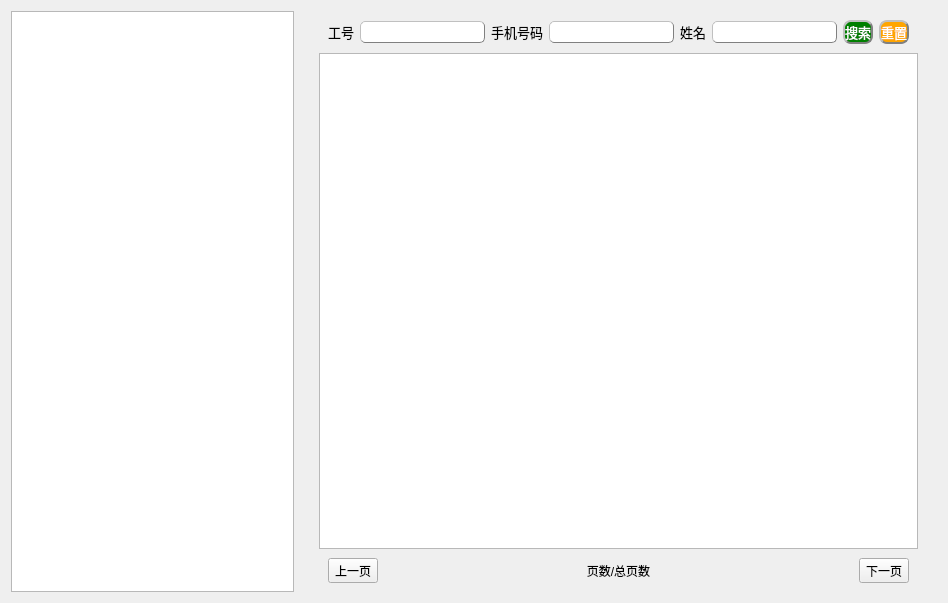
<?xml version="1.0" encoding="UTF-8"?>
<ui version="4.0">
 <class>Form</class>
 <widget class="QWidget" name="Form">
  <property name="geometry">
   <rect>
    <x>0</x>
    <y>0</y>
    <width>948</width>
    <height>603</height>
   </rect>
  </property>
  <property name="windowTitle">
   <string>Form</string>
  </property>
  <layout class="QGridLayout" name="gridLayout_3">
   <item row="0" column="0">
    <layout class="QHBoxLayout" name="horizontalLayout">
     <item>
      <widget class="QTreeView" name="treeView"/>
     </item>
     <item>
      <widget class="QWidget" name="widget" native="true">
       <layout class="QGridLayout" name="gridLayout_2">
        <property name="topMargin">
         <number>0</number>
        </property>
        <property name="bottomMargin">
         <number>0</number>
        </property>
        <item row="0" column="0">
         <layout class="QVBoxLayout" name="verticalLayout">
          <property name="spacing">
           <number>0</number>
          </property>
          <property name="leftMargin">
           <number>10</number>
          </property>
          <property name="topMargin">
           <number>0</number>
          </property>
          <property name="rightMargin">
           <number>10</number>
          </property>
          <property name="bottomMargin">
           <number>0</number>
          </property>
          <item>
           <widget class="QWidget" name="widget_2" native="true">
            <property name="sizePolicy">
             <sizepolicy hsizetype="Fixed" vsizetype="Fixed">
              <horstretch>0</horstretch>
              <verstretch>0</verstretch>
             </sizepolicy>
            </property>
            <property name="font">
             <font>
              <family>黑体</family>
              <pointsize>10</pointsize>
             </font>
            </property>
            <layout class="QGridLayout" name="gridLayout">
             <item row="3" column="5">
              <widget class="QLineEdit" name="lineEdit">
               <property name="sizePolicy">
                <sizepolicy hsizetype="Fixed" vsizetype="Fixed">
                 <horstretch>0</horstretch>
                 <verstretch>0</verstretch>
                </sizepolicy>
               </property>
               <property name="font">
                <font>
                 <family>黑体</family>
                 <pointsize>10</pointsize>
                </font>
               </property>
               <property name="styleSheet">
                <string notr="true">QLineEdit{
	border-radius:5px;
	border:1px groove gray;	
	border-style:outset;
}</string>
               </property>
              </widget>
             </item>
             <item row="3" column="2">
              <widget class="QLabel" name="label_3">
               <property name="text">
                <string>工号</string>
               </property>
              </widget>
             </item>
             <item row="3" column="4">
              <widget class="QLabel" name="label">
               <property name="sizePolicy">
                <sizepolicy hsizetype="Fixed" vsizetype="Fixed">
                 <horstretch>0</horstretch>
                 <verstretch>0</verstretch>
                </sizepolicy>
               </property>
               <property name="text">
                <string>手机号码</string>
               </property>
              </widget>
             </item>
             <item row="3" column="7">
              <widget class="QLineEdit" name="lineEdit_3">
               <property name="styleSheet">
                <string notr="true">QLineEdit{
	border-radius:5px;
	border:1px groove gray;	
	border-style:outset;
}</string>
               </property>
              </widget>
             </item>
             <item row="3" column="6">
              <widget class="QLabel" name="label_5">
               <property name="text">
                <string>姓名</string>
               </property>
              </widget>
             </item>
             <item row="3" column="8">
              <widget class="QPushButton" name="pushButton">
               <property name="font">
                <font>
                 <family>黑体</family>
                 <pointsize>10</pointsize>
                </font>
               </property>
               <property name="styleSheet">
                <string notr="true">QPushButton{
	background-color:green;
	color:white;
	border-radius:8px;
	border:2px groove gray;
	border-style:outset;
}</string>
               </property>
               <property name="text">
                <string>搜索</string>
               </property>
               <property name="checkable">
                <bool>true</bool>
               </property>
              </widget>
             </item>
             <item row="3" column="3">
              <widget class="QLineEdit" name="lineEdit_2">
               <property name="sizePolicy">
                <sizepolicy hsizetype="Expanding" vsizetype="Fixed">
                 <horstretch>0</horstretch>
                 <verstretch>0</verstretch>
                </sizepolicy>
               </property>
               <property name="styleSheet">
                <string notr="true">QLineEdit{
	border-radius:5px;
	border:1px groove gray;	
	border-style:outset;
}</string>
               </property>
              </widget>
             </item>
             <item row="3" column="9">
              <widget class="QPushButton" name="pushButton_2">
               <property name="font">
                <font>
                 <family>黑体</family>
                 <pointsize>10</pointsize>
                </font>
               </property>
               <property name="styleSheet">
                <string notr="true">QPushButton{
	background-color:orange;
	color:white;
	border-radius:8px;
	border:2px groove gray;
	border-style:outset;
}</string>
               </property>
               <property name="text">
                <string>重置</string>
               </property>
               <property name="checkable">
                <bool>true</bool>
               </property>
              </widget>
             </item>
            </layout>
           </widget>
          </item>
          <item>
           <widget class="QTableView" name="tableView"/>
          </item>
          <item>
           <widget class="QWidget" name="widget_4" native="true">
            <layout class="QGridLayout" name="gridLayout_5">
             <item row="1" column="2">
              <widget class="QToolButton" name="toolButton">
               <property name="text">
                <string>下一页</string>
               </property>
              </widget>
             </item>
             <item row="1" column="1">
              <widget class="QLabel" name="label_4">
               <property name="layoutDirection">
                <enum>Qt::LeftToRight</enum>
               </property>
               <property name="text">
                <string>页数/总页数</string>
               </property>
               <property name="scaledContents">
                <bool>false</bool>
               </property>
               <property name="alignment">
                <set>Qt::AlignCenter</set>
               </property>
              </widget>
             </item>
             <item row="1" column="0">
              <widget class="QToolButton" name="toolButton_2">
               <property name="text">
                <string>上一页</string>
               </property>
              </widget>
             </item>
            </layout>
           </widget>
          </item>
         </layout>
        </item>
       </layout>
      </widget>
     </item>
    </layout>
   </item>
  </layout>
 </widget>
 <resources/>
 <connections/>
</ui>
